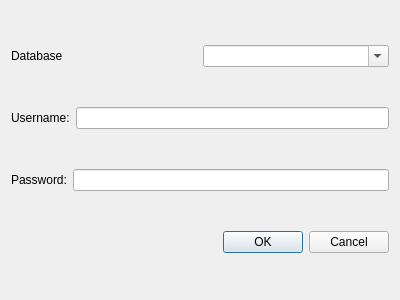
<?xml version="1.0" encoding="UTF-8"?>
<ui version="4.0">
 <class>LoginDialog</class>
 <widget class="QDialog" name="LoginDialog">
  <property name="geometry">
   <rect>
    <x>0</x>
    <y>0</y>
    <width>400</width>
    <height>300</height>
   </rect>
  </property>
  <property name="windowTitle">
   <string>Dialog</string>
  </property>
  <layout class="QVBoxLayout" name="verticalLayout">
   <item>
    <layout class="QHBoxLayout" name="horizontalLayout_3">
     <item>
      <widget class="QLabel" name="label_3">
       <property name="text">
        <string>Database</string>
       </property>
      </widget>
     </item>
     <item>
      <widget class="QComboBox" name="dbDropdown">
       <property name="editable">
        <bool>true</bool>
       </property>
      </widget>
     </item>
    </layout>
   </item>
   <item>
    <layout class="QHBoxLayout" name="horizontalLayout">
     <item>
      <widget class="QLabel" name="label">
       <property name="text">
        <string>Username:</string>
       </property>
      </widget>
     </item>
     <item>
      <widget class="QLineEdit" name="username"/>
     </item>
    </layout>
   </item>
   <item>
    <layout class="QHBoxLayout" name="horizontalLayout_2">
     <item>
      <widget class="QLabel" name="label_2">
       <property name="text">
        <string>Password:</string>
       </property>
      </widget>
     </item>
     <item>
      <widget class="QLineEdit" name="password">
       <property name="echoMode">
        <enum>QLineEdit::Password</enum>
       </property>
      </widget>
     </item>
    </layout>
   </item>
   <item>
    <widget class="QDialogButtonBox" name="buttonBox">
     <property name="orientation">
      <enum>Qt::Horizontal</enum>
     </property>
     <property name="standardButtons">
      <set>QDialogButtonBox::Cancel|QDialogButtonBox::Ok</set>
     </property>
    </widget>
   </item>
  </layout>
 </widget>
 <resources/>
 <connections>
  <connection>
   <sender>buttonBox</sender>
   <signal>rejected()</signal>
   <receiver>LoginDialog</receiver>
   <slot>reject()</slot>
   <hints>
    <hint type="sourcelabel">
     <x>316</x>
     <y>260</y>
    </hint>
    <hint type="destinationlabel">
     <x>286</x>
     <y>274</y>
    </hint>
   </hints>
  </connection>
 </connections>
</ui>
